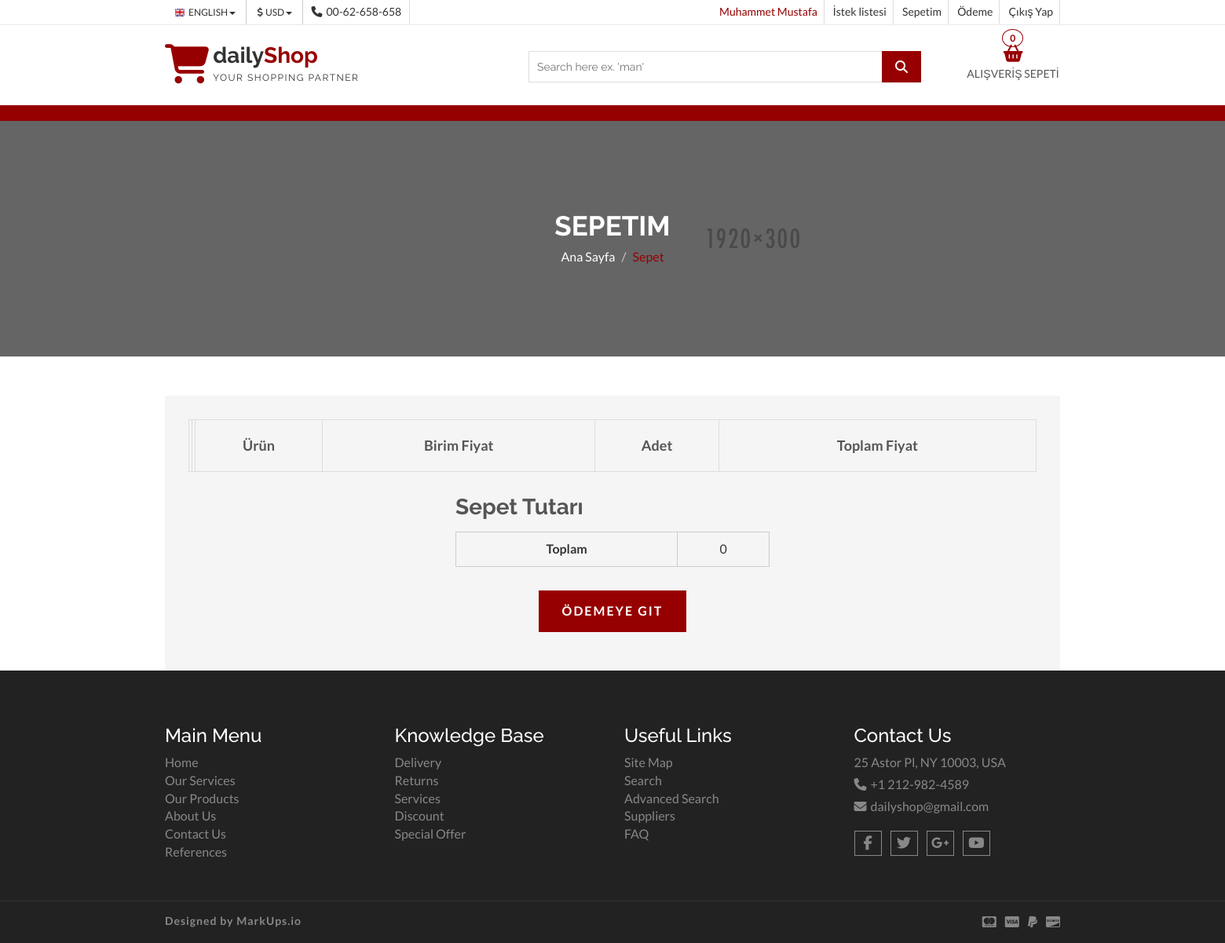
/order/ (signed in), run on an earlier commit of the app's database.
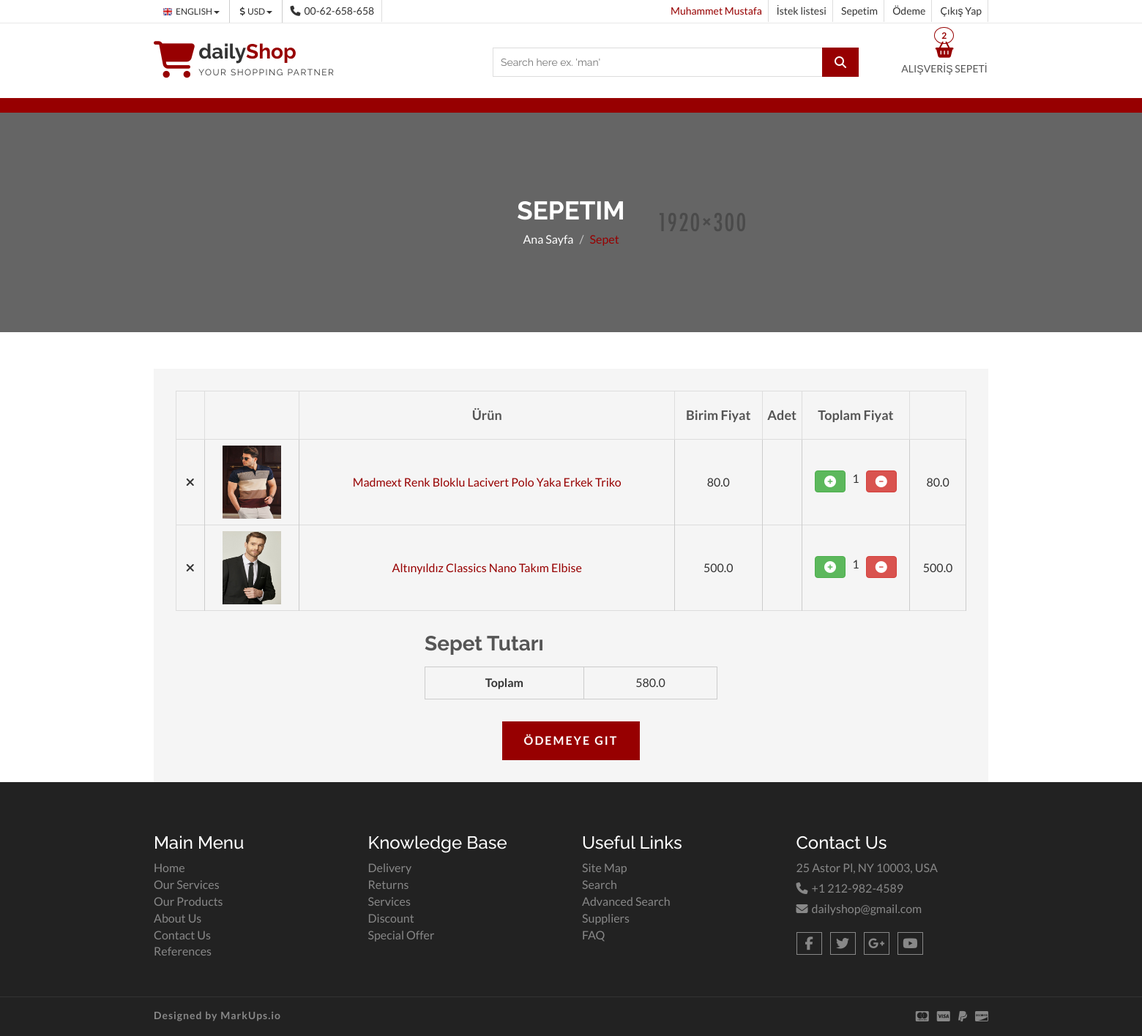
And on a later commit of the database.
### order/models.py (models this page shows, shortened)
class ShopCart(models.Model):
    customer = models.ForeignKey(UserProfile,on_delete=models.SET_NULL, null=True)
    product = models.ForeignKey(Product,on_delete= models.SET_NULL, null=True)
    quantity = models.IntegerField(default=0,null=True)
    @property
    def amount(self):
        return (self.quantity * self.product.price)

### product/models.py (models this page shows, shortened)
class Product(models.Model):
    STATUS = (
        ('True','Evet'),
        ('False','Hayır'),
    )
    category = models.ForeignKey(Category,on_delete=models.CASCADE)
    title = CharField(max_length=200)
    keywords = CharField(blank = True,max_length=255)
    description = CharField(blank = True,max_length=255)
    image = ImageField(blank = True,upload_to = "images/")
    price = FloatField()
    amount = IntegerField()
    detail = RichTextUploadingField()
    status = CharField(max_length=10,choices=STATUS)
    slug = AutoSlugField(populate_from='title')
    created_at = DateTimeField(auto_now_add=True)
    update_at = DateTimeField(auto_now=True)
    def __str__(self):
        return self.title
    def image_tag(self):
        try:
            return mark_safe(f'<img src="{self.image.url}" alt="image"  height = "50"')
        except Exception:
            return mark_safe(f'<img alt="image field is blank"')
    image_tag.short_description = "Image"

### order/views.py (the view)
# urls.py: path('', views.Cart, name='order'),
def Cart(request):
    context = SettingsFunc(request)
    return render(request,"cart.html",context)

### home/templates/cart.html (shortened to what this page needs)
{% extends 'homebase.html' %}
{% load static %}
 {% block content %}
<section id="aa-catg-head-banner"><img src="{% static 'img/fashion/fashion-header-bg-8.jpg' %}"
        alt="website template image">
    <div class="aa-catg-head-banner-area">
        <div class="container">
            <div class="aa-catg-head-banner-content">
                <h2>Sepetim</h2>
                <ol class="breadcrumb">
                    <li><a href="/">Ana Sayfa</a></li>
                    <li class="active">Sepet</li>
                </ol>
            </div>
        </div>
    </div>
</section>
<section id="cart-view">
    <div class="container">
        <div class="row">
            <div class="col-md-12">
                <div class="cart-view-area">
                    <div class="cart-view-table">
                        <form action="#" method="post">
                            <div class="table-responsive">
                                <table class="table">
                                    <thead>
                                        <tr>
                                            <th></th>
                                            <th></th>
                                            <th>Ürün</th>
                                            <th>Birim Fiyat</th>
                                            <th>Adet</th>
                                            <th>Toplam Fiyat</th>
                                        </tr>
                                    </thead>
                                    <tbody>
                                        {% for cartItem in cart %}
                                        <tr>
                                            <td><a href="https://www.free-css.com/free-css-templates">
                                                    <i class="fa fa-close"></i>
                                                </a></td>
                                            <td><a href="/product/{{cartItem.product.id}}/{{cartItem.product.slug}}"><img
                                                        src="{{cartItem.product.image.url}}"
                                                        alt="website template image"></a></td>
                                            <td><a class="aa-cart-title"
                                                    href="/product/{{cartItem.product.id}}/{{cartItem.product.slug}}">{{cartItem.product}}</a>
                                            </td>
                                            <td>{{cartItem.product.price}}</td>
                                            <td>
                                            <td>
                                                <div
                                                    style="display: flex;justify-content: space-evenly;align-items: flex-start;">
                                                    <i class="fa fa-solid fa-plus-circle fa-1x btn btn-success update_item"
                                                        data-productid="{{cartItem.product.id}}" data-action="add"></i>
                                                    <p id="{{cartItem.product.id}}-quantity">{{cartItem.quantity}}</p>
                                                    <i class="fa fa-duotone fa-minus-circle fa-1x btn btn-danger update_item"
                                                        data-productid="{{cartItem.product.id}}" data-action="remove"></i>
                                                </div>
                                            </td>
                                            <td>{{cartItem.amount}}</td>
                                        </tr>
                                        {% endfor %}
                                    </tbody>
                                </table>
                            </div>
                        </form>
                        <div class="cart-view-total">
                            <h4>Sepet Tutarı</h4>
                            <table class="aa-totals-table">
                                <tbody>
                                    <tr>
                                        <th>Toplam</th>
                                        <td>{{total}}</td>
                                    </tr>
                                </tbody>
                            </table>
                            <a href="/order/checkout/" class="aa-cart-view-btn">Ödemeye Git</a>
                        </div>
                    </div>
                </div>
            </div>
        </div>
    </div>
</section>
{% endblock content %} {% block footer %} {% include 'footer.html' %} {% endblock footer %}

### home/templates/header.html (shortened to what this page needs)
{% block header %} {% load static %}
<link rel="stylesheet" href="https://ajax.googleapis.com/ajax/libs/jqueryui/1.11.4/themes/smoothness/jquery-ui.css">
<header id="aa-header">
    <div class="aa-header-top">
        <div class="container">
            <div class="row">
                <div class="col-md-12">
                    <div class="aa-header-top-area">
                        <div class="aa-header-top-left">
                            <div class="aa-language">
                                <div class="dropdown">
                                    <a class="btn dropdown-toggle" href="#" type="button" id="dropdownMenu1"
                                        data-toggle="dropdown" aria-haspopup="true" aria-expanded="true">
                                        <img src="{% static 'img/flag/english.jpg' %}" alt="english flag">ENGLISH
                                        <span class="caret"></span>
                                    </a>
                                </div>
                            </div>
                            <div class="aa-currency">
                                <div class="dropdown">
                                    <a class="btn dropdown-toggle" href="#" type="button" id="dropdownMenu1"
                                        data-toggle="dropdown" aria-haspopup="true" aria-expanded="true">
                                        <i class="fa fa-usd"></i>USD
                                        <span class="caret"></span>
                                    </a>
                                </div>
                            </div>
                            <div class="cellphone hidden-xs">
                                <p><span class="fa fa-phone"></span>00-62-658-658</p>
                            </div>
                        </div>
                        <div class="aa-header-top-right">
                            <ul class="aa-head-top-nav-right">
                                {% if request.user.id %}
                                <li><a style="color: #970001"
                                        href=" {% url 'account' %} ">{{request.user.first_name}}</a></li>
                                {% endif %}
                                <li class="hidden-xs"><a href="/order/wishlist">İstek listesi</a></li>
                                <li class="hidden-xs"><a href=" {% url 'order' %} ">Sepetim</a></li>
                                <li class="hidden-xs"><a href="/order/checkout/">Ödeme</a></li>
                                {% if request.user.id %}
                                <li class="hidden-xs"><a href="{% url 'logout' %}">Çıkış Yap</a></li>
                                {% else %}
                                <li><a href="" data-toggle="modal" data-target="#login-modal">Giriş Yap</a></li>
                                {% endif %}
                            </ul>
                        </div>
                    </div>
                </div>
            </div>
        </div>
    </div>
    <div class="aa-header-bottom">
        <div class="container">
            <div class="row">
                <div class="col-md-12">
                    <div class="aa-header-bottom-area">
                        <div class="aa-logo">
                            <a href="/">
                                <span class="fa fa-shopping-cart"></span>
                                <p>daily<strong>Shop</strong> <span>Your Shopping Partner</span></p>
                            </a>
                        </div>
                        <div class="aa-cartbox">
                            <a class="aa-cart-link" href="/order/">
                                <span class="fa fa-shopping-basket"></span>
                                <span class="aa-cart-title">ALIŞVERİŞ SEPETİ</span>
                                <span class="aa-cart-notify">{{CartItemCount}}</span>
                            </a>
                        </div>
                        <div class="aa-search-box">
                            <form action="/search/" method="GET">
                                <input type="text" name="searchArea" id="searchArea"
                                    placeholder="Search here ex. 'man' " required>
                                <button type="submit"><span class="fa fa-search"></span></button>
                            </form>
                        </div>
                    </div>
                </div>
            </div>
        </div>
    </div>
</header>
{% endblock %}

What changed in the data, as far as the page shows it:
added ShopCart: product.image (picture), product "Madmext Renk Bloklu Lacivert Polo Yaka Erkek Triko", product.price "80.0", quantity "1", amount "80.0"
added ShopCart: product.image (picture), product "Altınyıldız Classics Nano Takım Elbise", product.price "500.0", quantity "1", amount "500.0"
Also different on the page:
{{ CartItemCount }}: "0" → "2"
{{ total }}: "0" → "580.0"
